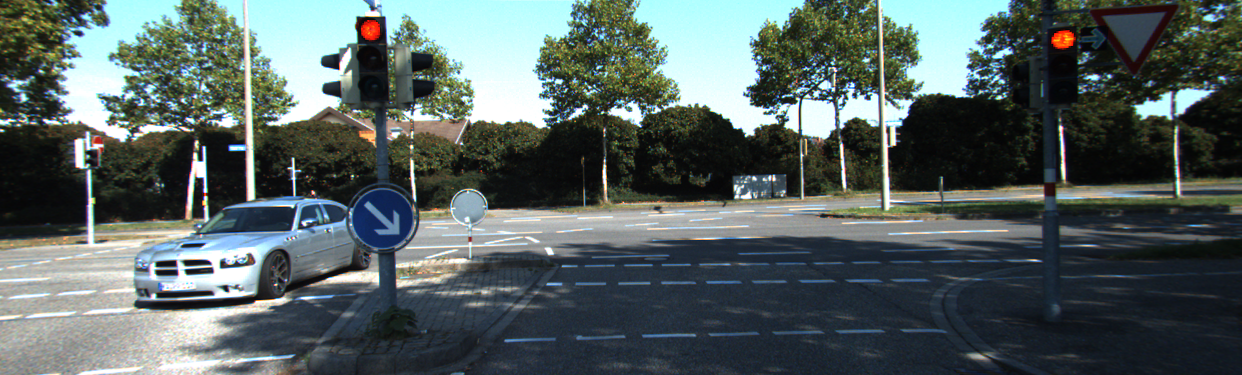
//> input picture cv_courses/stereo_vision/data/000012_11_left.png, 1242 x 375 px
$ ./App ../data/000012_11_left.png ../data/000012_11_right.png   (built with g++ and OpenCV 4)
//> lines starting //> are read from the running program, lines starting //| are printed output that depends on the picture
### cv_courses/stereo_vision/src/Utility.hpp
/**
 * @file    Utility.hpp
 *
 * @author  btran
 *
 */

#pragma once

#include <algorithm>
#include <string>
#include <vector>

#if defined(__GNUC__) && __GNUC__ >= 8
#include <filesystem>
#else
#include <experimental/filesystem>
#endif

#if defined(__GNUC__) && __GNUC__ >= 8
namespace fs = std::filesystem;
#else
namespace fs = std::experimental::filesystem;
#endif

// [12 lines left out: function parseDirectory, not called in this run]

### cv_courses/stereo_vision/src/SemiGlobalMatching.hpp
/**
 * @file    SemiGlobalMatching.hpp
 *
 * @author  btran
 *
 */

#pragma once

#include "StereoEngine.hpp"

namespace _cv
{
class SemiGlobalMatching : public StereoEngine
{
 public:
    enum class PathType : int { SCAN_4PATH = 4, SCAN_8PATH = 8, SCAN_16PATH = 16 };

    struct Param : public StereoEngineParam {
        PathType pathType = PathType::SCAN_4PATH;
        int censusColHalfWindow = 1;
        int censuswRowHalfWindow = 1;
        int P1 = 7;
        int P2 = 86;
        float uniquenessRatio = 0.95;
        int max12Diff = 5;
    };

    explicit SemiGlobalMatching(const Param& param);

 public:
    cv::Mat match(const cv::Mat& leftImage, const cv::Mat& rightImage) const final;

    // [11 lines left out: function calcHammingDist, not called in this run]

 private:
    std::vector<std::uint64_t> calcCensusTransform(const cv::Mat& img) const;

    std::vector<cv::Mat> calcPixelCost(int height, int width, const std::vector<std::uint64_t>& census1,
                                       std::vector<std::uint64_t>& census2) const;

    void aggregateCostSingleScanLine(int row, int col, int curDepth, int dRow, int dCol,
                                     const std::vector<cv::Mat>& pixelCost, std::vector<cv::Mat>& aggCost) const;

    void aggregateAllCost(const std::vector<cv::Mat>& pixelCost, std::vector<std::vector<cv::Mat>>& aggCost,
                          std::vector<cv::Mat>& sumCost) const;

    cv::Mat winnerTakesAll(const std::vector<cv::Mat>& sumCost) const;

 private:
    static constexpr int MAX_DIRECTIONS = 16;
    static const std::vector<int> DIRECTION_ROWS;
    static const std::vector<int> DIRECTION_COLS;
    static const std::vector<bool> DIRECTION_SIGNS;

    int m_numDisparities;
    Param m_param;
};
}  // namespace _cv

### cv_courses/stereo_vision/src/StereoEngine.hpp
/**
 * @file    StereoEngine.hpp
 *
 * @author  btran
 *
 */

#pragma once

#include <opencv2/opencv.hpp>

struct StereoEngineParam {
    int maxDisparity = 50;
    int minDisparity = 0;
};

class StereoEngine
{
 protected:
    StereoEngine() = default;

 public:
    virtual ~StereoEngine() = default;
    static double calSAD(const cv::Mat& src, const cv::Mat& target);

 public:
    virtual cv::Mat match(const cv::Mat& leftImage, const cv::Mat& rightImage) const = 0;
};

### cv_courses/stereo_vision/src/BlockMatching.hpp
/**
 * @file    BlockMatching.hpp
 *
 * @author  btran
 *
 */

#pragma once

#include "StereoEngine.hpp"

enum class MatchingMetric : int { SAD = 0, SSD = 1, NCC = 2 };

struct BlockMatchingParam : public StereoEngineParam {
    int windowSize = 9;
    MatchingMetric metric = MatchingMetric::SAD;
};

class BlockMatching : public StereoEngine
{
 public:
    // [4 lines left out: function BlockMatching, not called in this run]

    virtual ~BlockMatching() = default;

 public:
    cv::Mat match(const cv::Mat& leftImage, const cv::Mat& rightImage) const final;

 private:
    BlockMatchingParam m_param;
};

### cv_courses/stereo_vision/src/App.cpp
/**
 * @file    App.cpp
 *
 * @author  btran
 *
 */

#include <iostream>

#include <opencv2/opencv.hpp>

#include "BlockMatching.hpp"
#include "SemiGlobalMatching.hpp"
#include "Utility.hpp"

namespace
{
cv::TickMeter meter;
}  // namespace

int main(int argc, char* argv[])
{
    if (argc != 3) {
        std::cerr << "Usage: [app] [path/to/left/image] [path/to/right/image]\n";
        return EXIT_FAILURE;
    }

    const std::string leftImagePath = argv[1];
    const std::string rightImagePath = argv[2];

    cv::Mat leftImage = cv::imread(leftImagePath, 0);
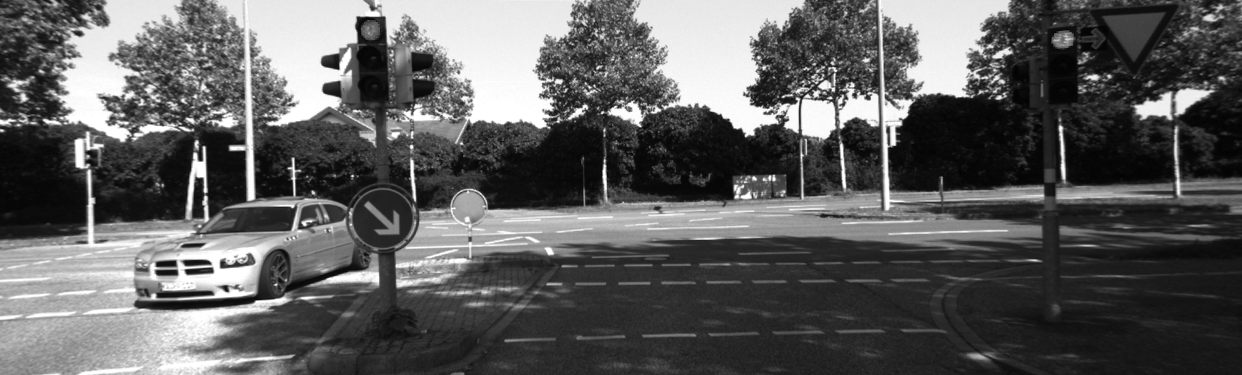
//> leftImage: 375 rows x 1242 cols, CV_8UC1; min 2, max 255, mean 93.2
    cv::Mat rightImage = cv::imread(rightImagePath, 0);
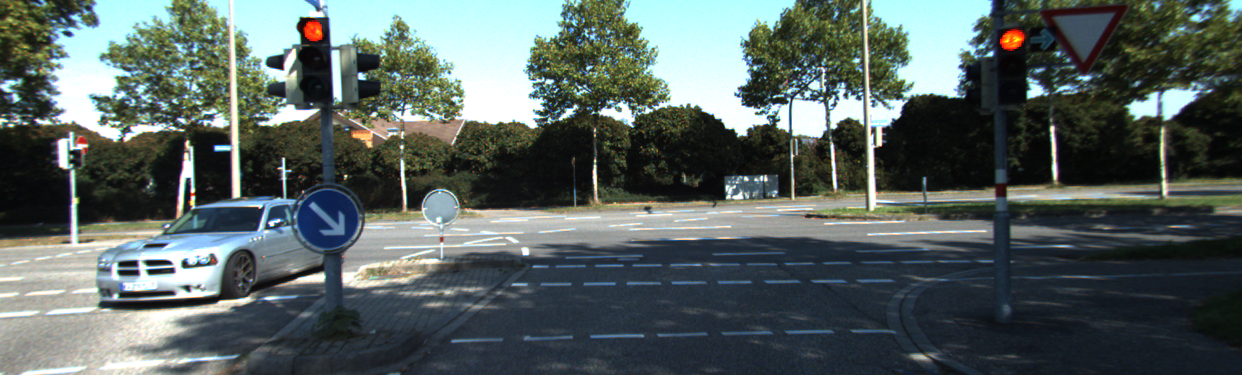
//> input picture cv_courses/stereo_vision/data/000012_11_right.png, 1242 x 375 px
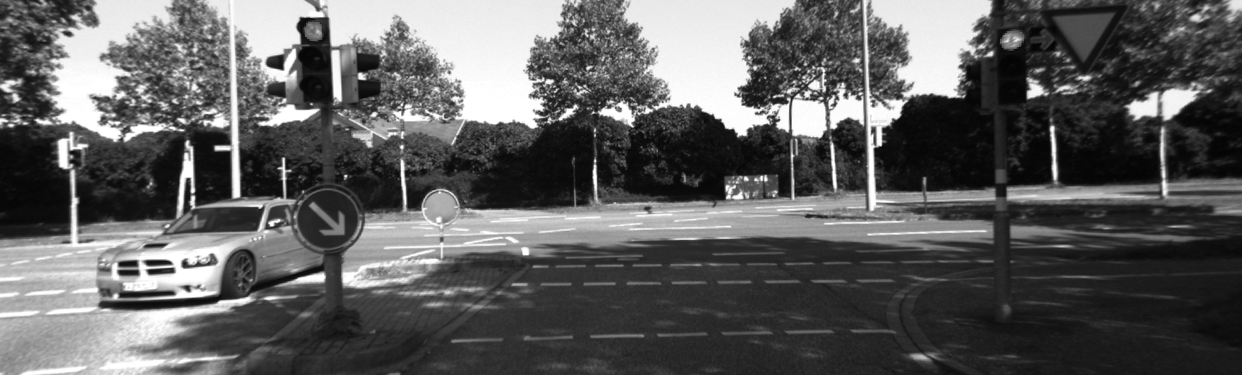
//> rightImage: 375 rows x 1242 cols, CV_8UC1; min 3, max 255, mean 93.9

    std::cout << "height: " << leftImage.rows << " ,width: " << leftImage.cols << "\n";
//| height: 375 ,width: 1242

    cv::GaussianBlur(leftImage, leftImage, cv::Size(5, 5), 0.);
    cv::GaussianBlur(rightImage, rightImage, cv::Size(5, 5), 0.);

    // -------------------------------------------------------------------------
    // block matching
    // -------------------------------------------------------------------------
//> (the run ends here: the program needs code that is not available in this run, at `_cv::BlockMatchingParam paramsBM;`)
